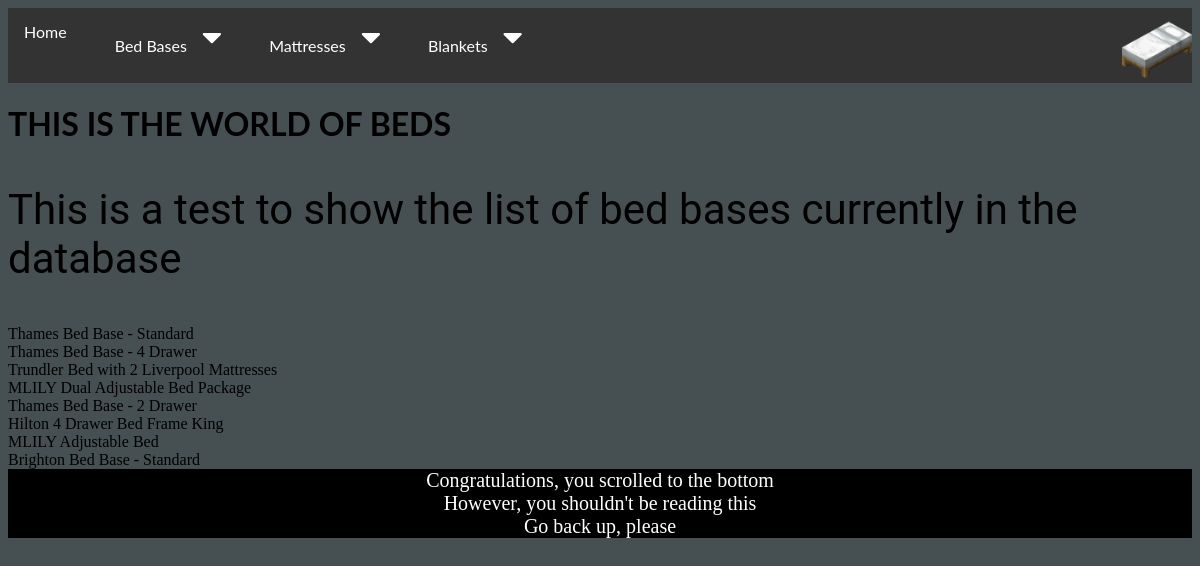
The page /bed_base on the database as committed earlier.
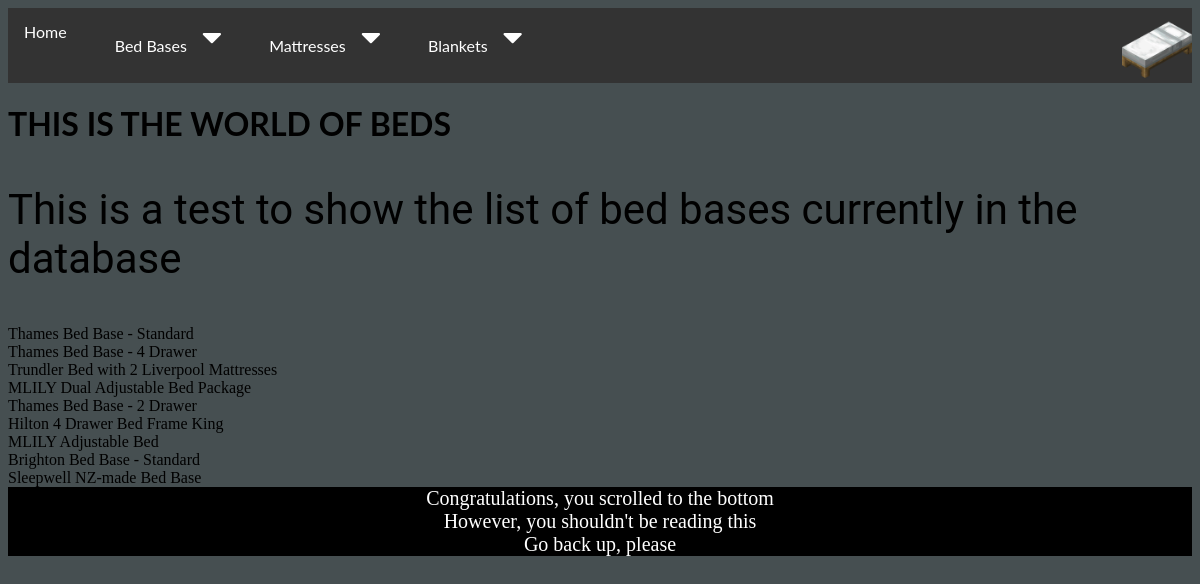
The same page on the database as committed later.
### tables this page shows
CREATE TABLE Base (BaseID INTEGER PRIMARY KEY AUTOINCREMENT UNIQUE, BaseName TEXT NOT NULL, BaseMaterial TEXT NOT NULL, BaseSize TEXT NOT NULL, BaseColor TEXT NOT NULL, BaseImage TEXT);

### routes.py (the view)
@app.route('/bed_base')  # All Bed Base Route
def all_bed_base():
    conn = sqlite3.connect('beds.db')
    cur = conn.cursor()
    cur.execute("SELECT * FROM Base")
    base = cur.fetchall()
    return render_template('all_base.html', base=base)

### templates/all_base.html (shortened to what this page needs)
{% extends 'layout.html' %}
{% block content %}
<body class="bed_base_route">
<p class="base">
    This is a test to show the list of bed bases currently in the database
    </p>
{% for individual_base in base %} {{individual_base[1]}} <br> {% endfor %}
{% endblock %}

Rows that differ between the two databases and show on the page:
added Base: BaseName "Sleepwell NZ-made Bed Base"
